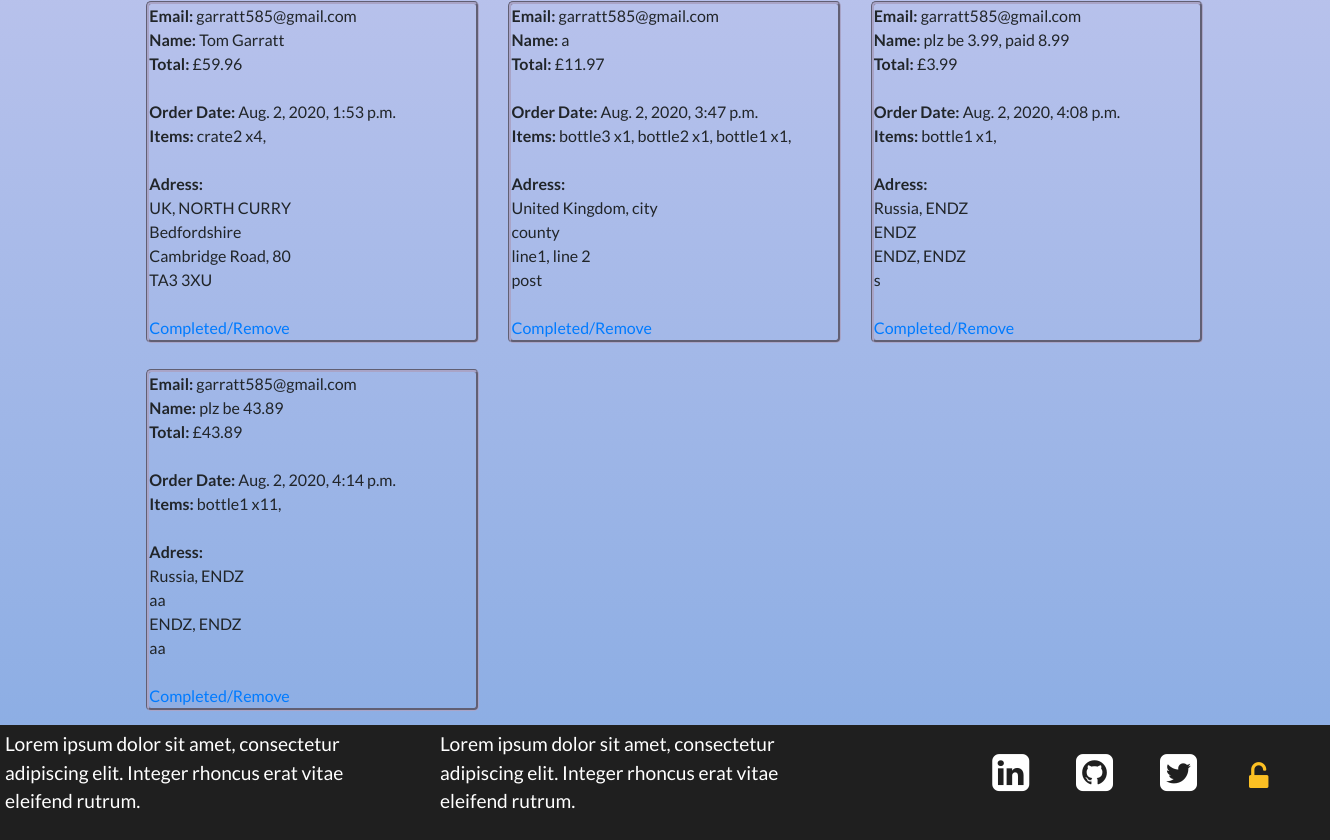
Page /admin_review (signed in, lower part) on the earlier database version.
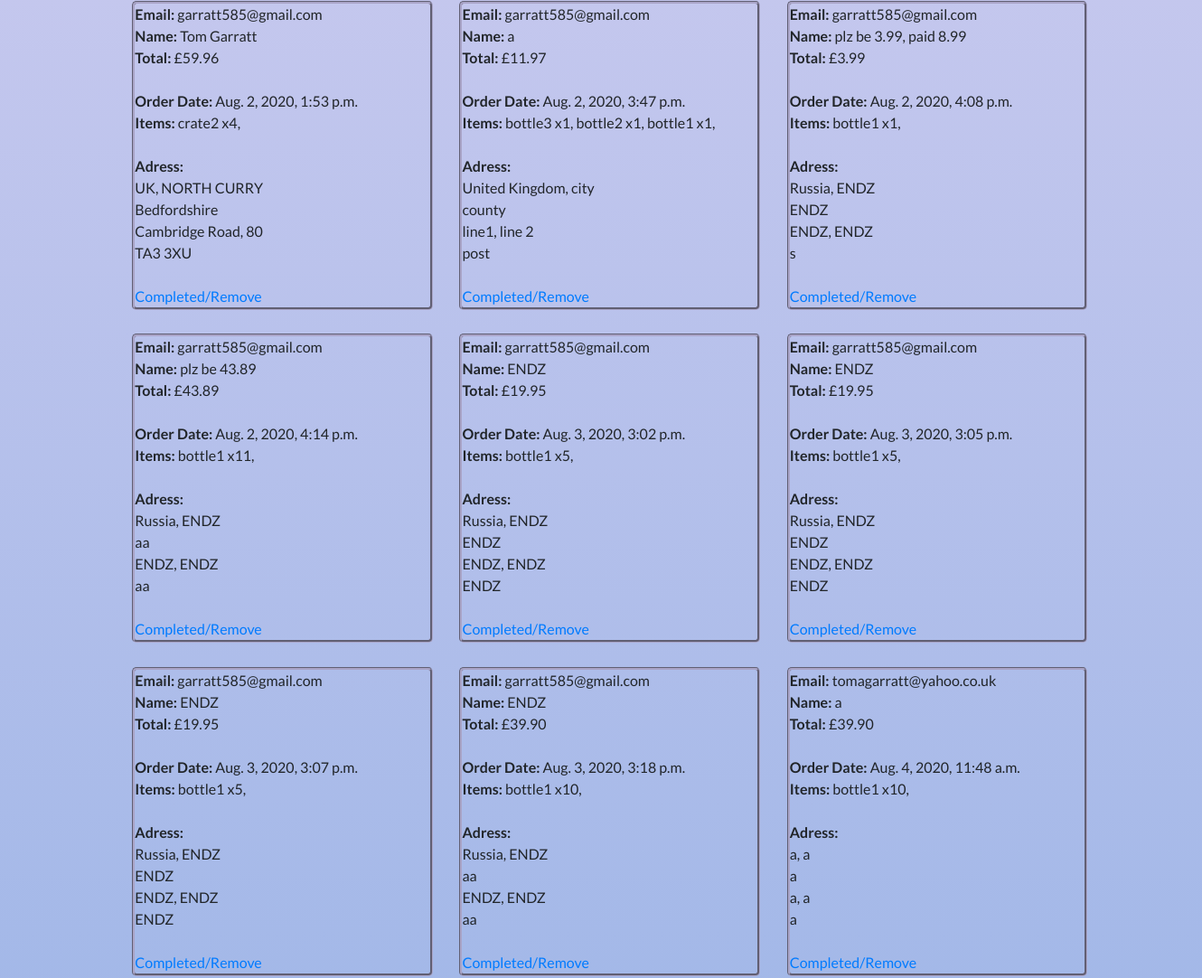
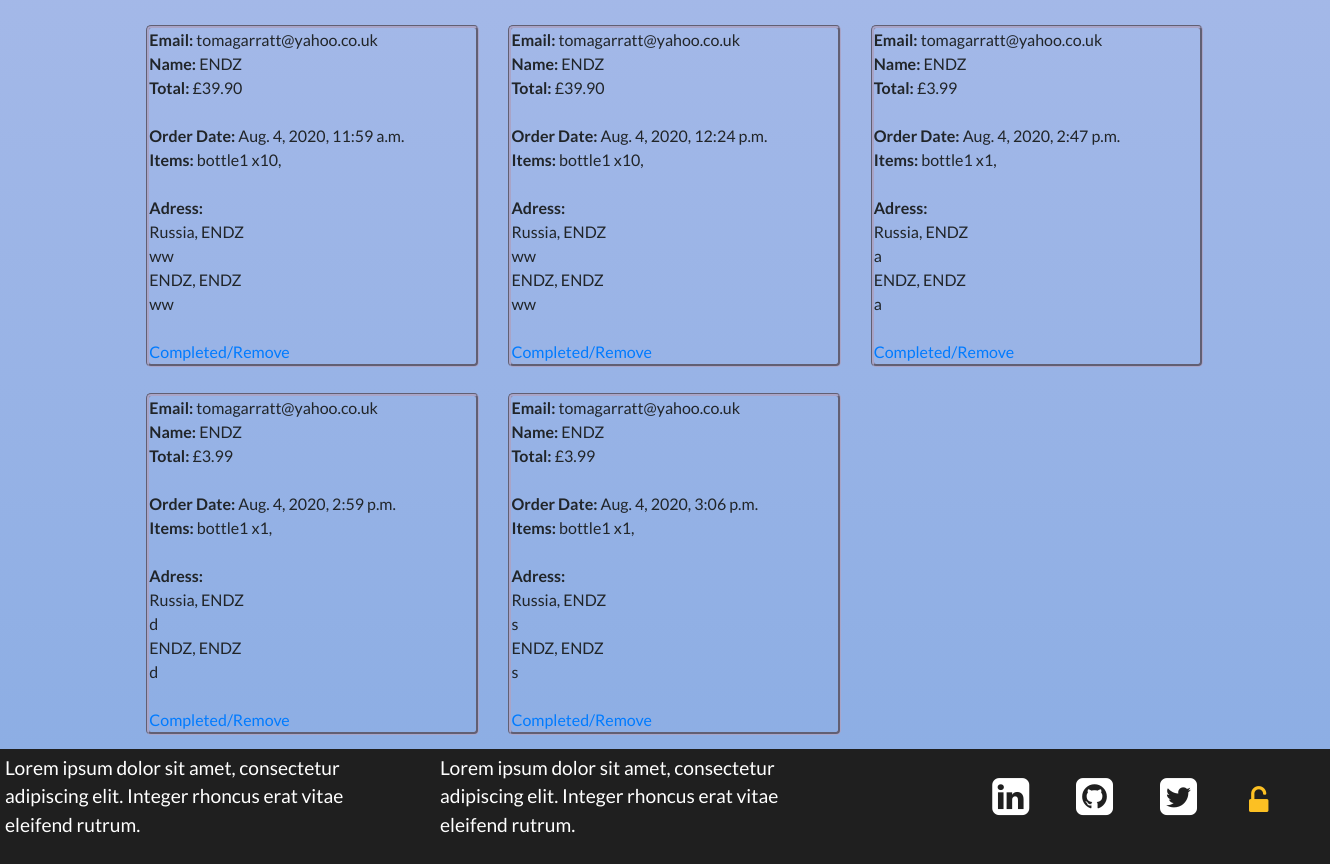
Same page on the later database version (2 pictures, top to bottom).
### cart/models.py (models this page shows, shortened)
class CheckoutUserInfo(models.Model):
    user_email = models.EmailField(verbose_name='E-mail', max_length=30)
    user_name = models.CharField(verbose_name='Full name', max_length=60)
    user_country = models.CharField(verbose_name='Country', max_length=60)
    user_city = models.CharField(verbose_name='City', max_length=60)
    user_line1 = models.CharField(verbose_name='Address line 1', max_length=60)
    user_line2 = models.CharField(verbose_name='Address line 2', max_length=60)
    user_postcode = models.CharField(verbose_name='Postcode', max_length=60)
    user_countystate = models.CharField(verbose_name='County/State', max_length=60)
    user_price_total = models.DecimalField(max_digits=10, default=0, decimal_places=2)
    user_items = models.CharField(default="", max_length=1000)
    order_date = models.DateTimeField(
        blank=True, null=True, default=timezone.now)

### admin_review/views.py (the view)
# urls.py: path(r'admin_review', admin_review, name='admin_review'),
@staff_member_required(login_url='sign_in')
def admin_review(request):
    all_checkoutuserinfo = CheckoutUserInfo.objects.all()
    return render(request, "../templates/admin_review.html",
        {"all_checkoutuserinfo": all_checkoutuserinfo})

### templates/admin_review.html (shortened to what this page needs)
{%extends "base.html"%}
{%block content%}
    <div class="order-list">
        {%for all_checkoutuserinfo in all_checkoutuserinfo%}
            <div class="order">
                <div>
                    <b>Email:  </b>{{all_checkoutuserinfo.user_email}}
                </div>
                <div>
                    <b>Name:  </b>{{all_checkoutuserinfo.user_name}}
                </div>
                <div>
                    <b>Total:  </b>£{{all_checkoutuserinfo.user_price_total}}
                </div>
                <br>
                <div>
                    <b>Order Date:  </b>{{all_checkoutuserinfo.order_date}}
                </div>
                <div>
                    <b>Items:  </b>{{all_checkoutuserinfo.user_items}}
                </div>
                <br>
                <div>
                    <div><b>Adress: </b></div>
                    <div>{{all_checkoutuserinfo.user_country}}, {{all_checkoutuserinfo.user_city}}</div>
                    <div>{{all_checkoutuserinfo.user_countystate}}</div>
                    <div>{{all_checkoutuserinfo.user_line1}}, {{all_checkoutuserinfo.user_line2}}</div>
                    <div>{{all_checkoutuserinfo.user_postcode}}</div>
                </div>
                <br>
                <div>
                    <a href="{% url 'infopk_delete' all_checkoutuserinfo.id %}">Completed/Remove</a>
                </div>
            </div>
        {%endfor%}
    </div>
{%endblock%}

Differences in the rows shown:
added CheckoutUserInfo: user_email "garratt585@gmail.com", user_name "ENDZ", user_price_total "19.95", order_date "Aug. 3, 2020, 3:02 p.m.", user_items "bottle1 x5,", user_country "Russia", user_city "ENDZ", user_countystate "ENDZ", user_line1 "ENDZ", user_line2 "ENDZ", user_postcode "ENDZ"
added CheckoutUserInfo: user_email "garratt585@gmail.com", user_name "ENDZ", user_price_total "19.95", order_date "Aug. 3, 2020, 3:05 p.m.", user_items "bottle1 x5,", user_country "Russia", user_city "ENDZ", user_countystate "ENDZ", user_line1 "ENDZ", user_line2 "ENDZ", user_postcode "ENDZ"
added CheckoutUserInfo: user_email "garratt585@gmail.com", user_name "ENDZ", user_price_total "19.95", order_date "Aug. 3, 2020, 3:07 p.m.", user_items "bottle1 x5,", user_country "Russia", user_city "ENDZ", user_countystate "ENDZ", user_line1 "ENDZ", user_line2 "ENDZ", user_postcode "ENDZ"
added CheckoutUserInfo: user_email "garratt585@gmail.com", user_name "ENDZ", user_price_total "39.90", order_date "Aug. 3, 2020, 3:18 p.m.", user_items "bottle1 x10,", user_country "Russia", user_city "ENDZ", user_countystate "aa", user_line1 "ENDZ", user_line2 "ENDZ", user_postcode "aa"
added CheckoutUserInfo: user_email "tomagarratt@yahoo.co.uk", user_name "a", user_price_total "39.90", order_date "Aug. 4, 2020, 11:48 a.m.", user_items "bottle1 x10,", user_country "a", user_city "a", user_countystate "a", user_line1 "a", user_line2 "a", user_postcode "a"
added CheckoutUserInfo: user_email "tomagarratt@yahoo.co.uk", user_name "ENDZ", user_price_total "39.90", order_date "Aug. 4, 2020, 11:59 a.m.", user_items "bottle1 x10,", user_country "Russia", user_city "ENDZ", user_countystate "ww", user_line1 "ENDZ", user_line2 "ENDZ", user_postcode "ww"
added CheckoutUserInfo: user_email "tomagarratt@yahoo.co.uk", user_name "ENDZ", user_price_total "39.90", order_date "Aug. 4, 2020, 12:24 p.m.", user_items "bottle1 x10,", user_country "Russia", user_city "ENDZ", user_countystate "ww", user_line1 "ENDZ", user_line2 "ENDZ", user_postcode "ww"
added CheckoutUserInfo: user_email "tomagarratt@yahoo.co.uk", user_name "ENDZ", user_price_total "3.99", order_date "Aug. 4, 2020, 2:47 p.m.", user_items "bottle1 x1,", user_country "Russia", user_city "ENDZ", user_countystate "a", user_line1 "ENDZ", user_line2 "ENDZ", user_postcode "a"
added CheckoutUserInfo: user_email "tomagarratt@yahoo.co.uk", user_name "ENDZ", user_price_total "3.99", order_date "Aug. 4, 2020, 2:59 p.m.", user_items "bottle1 x1,", user_country "Russia", user_city "ENDZ", user_countystate "d", user_line1 "ENDZ", user_line2 "ENDZ", user_postcode "d"
added CheckoutUserInfo: user_email "tomagarratt@yahoo.co.uk", user_name "ENDZ", user_price_total "3.99", order_date "Aug. 4, 2020, 3:06 p.m.", user_items "bottle1 x1,", user_country "Russia", user_city "ENDZ", user_countystate "s", user_line1 "ENDZ", user_line2 "ENDZ", user_postcode "s"
